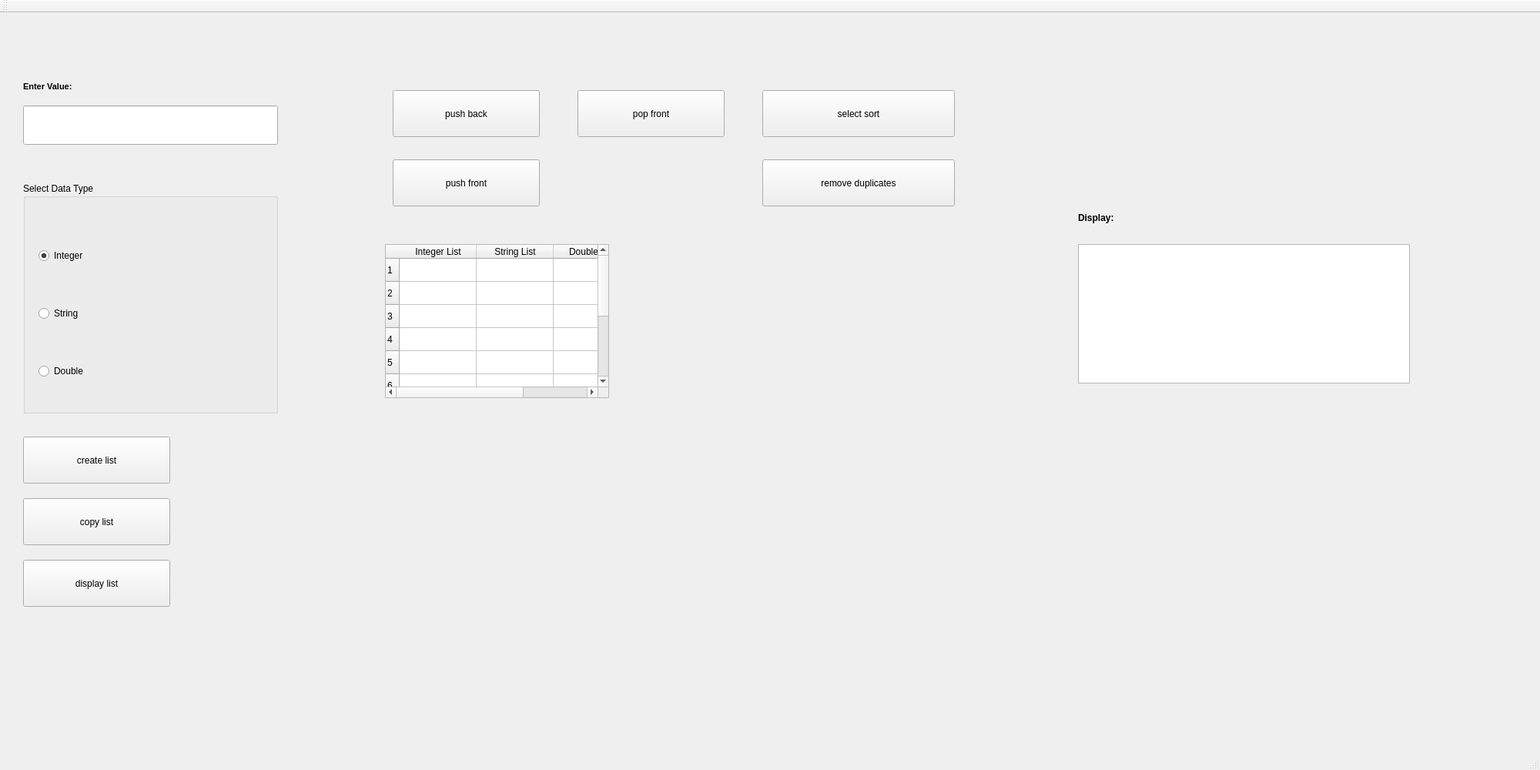
<?xml version="1.0" encoding="UTF-8"?>
<ui version="4.0">
 <class>MainWindow</class>
 <widget class="QMainWindow" name="MainWindow">
  <property name="geometry">
   <rect>
    <x>0</x>
    <y>0</y>
    <width>2000</width>
    <height>1000</height>
   </rect>
  </property>
  <property name="sizePolicy">
   <sizepolicy hsizetype="Fixed" vsizetype="Fixed">
    <horstretch>0</horstretch>
    <verstretch>0</verstretch>
   </sizepolicy>
  </property>
  <property name="windowTitle">
   <string>Final Project</string>
  </property>
  <widget class="QWidget" name="centralWidget">
   <widget class="QPushButton" name="pushBack">
    <property name="geometry">
     <rect>
      <x>510</x>
      <y>100</y>
      <width>191</width>
      <height>61</height>
     </rect>
    </property>
    <property name="sizePolicy">
     <sizepolicy hsizetype="Minimum" vsizetype="Fixed">
      <horstretch>0</horstretch>
      <verstretch>0</verstretch>
     </sizepolicy>
    </property>
    <property name="text">
     <string>push back</string>
    </property>
   </widget>
   <widget class="QLineEdit" name="enterValue">
    <property name="geometry">
     <rect>
      <x>30</x>
      <y>120</y>
      <width>331</width>
      <height>51</height>
     </rect>
    </property>
   </widget>
   <widget class="QTextBrowser" name="displayOutput">
    <property name="geometry">
     <rect>
      <x>1400</x>
      <y>300</y>
      <width>431</width>
      <height>181</height>
     </rect>
    </property>
    <property name="sizePolicy">
     <sizepolicy hsizetype="Fixed" vsizetype="Fixed">
      <horstretch>0</horstretch>
      <verstretch>0</verstretch>
     </sizepolicy>
    </property>
   </widget>
   <widget class="QGroupBox" name="groupBox">
    <property name="geometry">
     <rect>
      <x>30</x>
      <y>220</y>
      <width>331</width>
      <height>300</height>
     </rect>
    </property>
    <property name="sizePolicy">
     <sizepolicy hsizetype="Fixed" vsizetype="Fixed">
      <horstretch>0</horstretch>
      <verstretch>0</verstretch>
     </sizepolicy>
    </property>
    <property name="title">
     <string>Select Data Type</string>
    </property>
    <property name="checkable">
     <bool>false</bool>
    </property>
    <widget class="QRadioButton" name="intButton">
     <property name="geometry">
      <rect>
       <x>20</x>
       <y>75</y>
       <width>161</width>
       <height>40</height>
      </rect>
     </property>
     <property name="sizePolicy">
      <sizepolicy hsizetype="Fixed" vsizetype="Fixed">
       <horstretch>0</horstretch>
       <verstretch>0</verstretch>
      </sizepolicy>
     </property>
     <property name="text">
      <string>Integer</string>
     </property>
     <property name="checked">
      <bool>true</bool>
     </property>
    </widget>
    <widget class="QRadioButton" name="stringButton">
     <property name="geometry">
      <rect>
       <x>20</x>
       <y>150</y>
       <width>161</width>
       <height>40</height>
      </rect>
     </property>
     <property name="sizePolicy">
      <sizepolicy hsizetype="Fixed" vsizetype="Fixed">
       <horstretch>0</horstretch>
       <verstretch>0</verstretch>
      </sizepolicy>
     </property>
     <property name="text">
      <string>String</string>
     </property>
    </widget>
    <widget class="QRadioButton" name="doubleButton">
     <property name="geometry">
      <rect>
       <x>20</x>
       <y>225</y>
       <width>161</width>
       <height>40</height>
      </rect>
     </property>
     <property name="sizePolicy">
      <sizepolicy hsizetype="Fixed" vsizetype="Fixed">
       <horstretch>0</horstretch>
       <verstretch>0</verstretch>
      </sizepolicy>
     </property>
     <property name="text">
      <string>Double</string>
     </property>
    </widget>
   </widget>
   <widget class="QPushButton" name="createList">
    <property name="geometry">
     <rect>
      <x>30</x>
      <y>550</y>
      <width>191</width>
      <height>61</height>
     </rect>
    </property>
    <property name="sizePolicy">
     <sizepolicy hsizetype="Fixed" vsizetype="Fixed">
      <horstretch>0</horstretch>
      <verstretch>0</verstretch>
     </sizepolicy>
    </property>
    <property name="text">
     <string>create list</string>
    </property>
   </widget>
   <widget class="QTableWidget" name="tableWidget">
    <property name="geometry">
     <rect>
      <x>500</x>
      <y>300</y>
      <width>291</width>
      <height>200</height>
     </rect>
    </property>
    <property name="sizePolicy">
     <sizepolicy hsizetype="Fixed" vsizetype="Fixed">
      <horstretch>0</horstretch>
      <verstretch>0</verstretch>
     </sizepolicy>
    </property>
    <property name="editTriggers">
     <set>QAbstractItemView::NoEditTriggers</set>
    </property>
    <property name="selectionMode">
     <enum>QAbstractItemView::SingleSelection</enum>
    </property>
    <property name="rowCount">
     <number>10</number>
    </property>
    <property name="columnCount">
     <number>3</number>
    </property>
    <attribute name="horizontalHeaderVisible">
     <bool>true</bool>
    </attribute>
    <attribute name="horizontalHeaderHighlightSections">
     <bool>false</bool>
    </attribute>
    <attribute name="verticalHeaderHighlightSections">
     <bool>false</bool>
    </attribute>
    <row/>
    <row/>
    <row/>
    <row/>
    <row/>
    <row/>
    <row/>
    <row/>
    <row/>
    <row/>
    <column>
     <property name="text">
      <string>Integer List</string>
     </property>
    </column>
    <column>
     <property name="text">
      <string>String List</string>
     </property>
    </column>
    <column>
     <property name="text">
      <string>Double List</string>
     </property>
    </column>
    <item row="0" column="0">
     <property name="text">
      <string notr="true"/>
     </property>
    </item>
   </widget>
   <widget class="QPushButton" name="display">
    <property name="geometry">
     <rect>
      <x>30</x>
      <y>710</y>
      <width>191</width>
      <height>61</height>
     </rect>
    </property>
    <property name="text">
     <string>display list</string>
    </property>
   </widget>
   <widget class="QPushButton" name="popFront">
    <property name="geometry">
     <rect>
      <x>750</x>
      <y>100</y>
      <width>191</width>
      <height>61</height>
     </rect>
    </property>
    <property name="text">
     <string>pop front</string>
    </property>
   </widget>
   <widget class="QLabel" name="label">
    <property name="geometry">
     <rect>
      <x>30</x>
      <y>80</y>
      <width>191</width>
      <height>31</height>
     </rect>
    </property>
    <property name="font">
     <font>
      <pointsize>8</pointsize>
      <weight>75</weight>
      <bold>true</bold>
     </font>
    </property>
    <property name="text">
     <string>Enter Value:</string>
    </property>
   </widget>
   <widget class="QPushButton" name="pushFront">
    <property name="geometry">
     <rect>
      <x>510</x>
      <y>190</y>
      <width>191</width>
      <height>61</height>
     </rect>
    </property>
    <property name="text">
     <string>push front</string>
    </property>
   </widget>
   <widget class="QPushButton" name="selectSort">
    <property name="geometry">
     <rect>
      <x>990</x>
      <y>100</y>
      <width>250</width>
      <height>61</height>
     </rect>
    </property>
    <property name="text">
     <string>select sort</string>
    </property>
   </widget>
   <widget class="QPushButton" name="removeDuplicates">
    <property name="geometry">
     <rect>
      <x>990</x>
      <y>190</y>
      <width>250</width>
      <height>61</height>
     </rect>
    </property>
    <property name="text">
     <string>remove duplicates</string>
    </property>
   </widget>
   <widget class="QPushButton" name="copyList">
    <property name="geometry">
     <rect>
      <x>30</x>
      <y>630</y>
      <width>191</width>
      <height>61</height>
     </rect>
    </property>
    <property name="text">
     <string>copy list</string>
    </property>
   </widget>
   <widget class="QLabel" name="label_2">
    <property name="geometry">
     <rect>
      <x>1400</x>
      <y>250</y>
      <width>131</width>
      <height>31</height>
     </rect>
    </property>
    <property name="font">
     <font>
      <weight>75</weight>
      <bold>true</bold>
     </font>
    </property>
    <property name="text">
     <string>Display:</string>
    </property>
   </widget>
  </widget>
  <widget class="QMenuBar" name="menuBar">
   <property name="geometry">
    <rect>
     <x>0</x>
     <y>0</y>
     <width>2000</width>
     <height>19</height>
    </rect>
   </property>
  </widget>
  <widget class="QToolBar" name="mainToolBar">
   <attribute name="toolBarArea">
    <enum>TopToolBarArea</enum>
   </attribute>
   <attribute name="toolBarBreak">
    <bool>false</bool>
   </attribute>
  </widget>
  <widget class="QStatusBar" name="statusBar"/>
 </widget>
 <layoutdefault spacing="6" margin="11"/>
 <resources/>
 <connections>
  <connection>
   <sender>pushBack</sender>
   <signal>clicked()</signal>
   <receiver>MainWindow</receiver>
   <slot>push_backHandler()</slot>
   <hints>
    <hint type="sourcelabel">
     <x>308</x>
     <y>620</y>
    </hint>
    <hint type="destinationlabel">
     <x>486</x>
     <y>612</y>
    </hint>
   </hints>
  </connection>
  <connection>
   <sender>display</sender>
   <signal>clicked()</signal>
   <receiver>MainWindow</receiver>
   <slot>displayHandler()</slot>
   <hints>
    <hint type="sourcelabel">
     <x>97</x>
     <y>704</y>
    </hint>
    <hint type="destinationlabel">
     <x>239</x>
     <y>690</y>
    </hint>
   </hints>
  </connection>
  <connection>
   <sender>tableWidget</sender>
   <signal>currentItemChanged(QTableWidgetItem*,QTableWidgetItem*)</signal>
   <receiver>displayOutput</receiver>
   <slot>clear()</slot>
   <hints>
    <hint type="sourcelabel">
     <x>1121</x>
     <y>342</y>
    </hint>
    <hint type="destinationlabel">
     <x>1519</x>
     <y>208</y>
    </hint>
   </hints>
  </connection>
  <connection>
   <sender>popFront</sender>
   <signal>clicked()</signal>
   <receiver>MainWindow</receiver>
   <slot>pop_frontHandler()</slot>
   <hints>
    <hint type="sourcelabel">
     <x>427</x>
     <y>790</y>
    </hint>
    <hint type="destinationlabel">
     <x>241</x>
     <y>768</y>
    </hint>
   </hints>
  </connection>
  <connection>
   <sender>pushFront</sender>
   <signal>clicked()</signal>
   <receiver>MainWindow</receiver>
   <slot>push_frontHandler()</slot>
   <hints>
    <hint type="sourcelabel">
     <x>376</x>
     <y>690</y>
    </hint>
    <hint type="destinationlabel">
     <x>490</x>
     <y>687</y>
    </hint>
   </hints>
  </connection>
  <connection>
   <sender>selectSort</sender>
   <signal>clicked()</signal>
   <receiver>MainWindow</receiver>
   <slot>select_sortHandler()</slot>
   <hints>
    <hint type="sourcelabel">
     <x>623</x>
     <y>609</y>
    </hint>
    <hint type="destinationlabel">
     <x>726</x>
     <y>616</y>
    </hint>
   </hints>
  </connection>
  <connection>
   <sender>removeDuplicates</sender>
   <signal>clicked()</signal>
   <receiver>MainWindow</receiver>
   <slot>remove_duplicatesHandler()</slot>
   <hints>
    <hint type="sourcelabel">
     <x>596</x>
     <y>692</y>
    </hint>
    <hint type="destinationlabel">
     <x>724</x>
     <y>690</y>
    </hint>
   </hints>
  </connection>
  <connection>
   <sender>copyList</sender>
   <signal>clicked()</signal>
   <receiver>MainWindow</receiver>
   <slot>copy_listHandler()</slot>
   <hints>
    <hint type="sourcelabel">
     <x>930</x>
     <y>608</y>
    </hint>
    <hint type="destinationlabel">
     <x>1036</x>
     <y>615</y>
    </hint>
   </hints>
  </connection>
  <connection>
   <sender>createList</sender>
   <signal>clicked()</signal>
   <receiver>MainWindow</receiver>
   <slot>create_listHandler()</slot>
   <hints>
    <hint type="sourcelabel">
     <x>140</x>
     <y>607</y>
    </hint>
    <hint type="destinationlabel">
     <x>239</x>
     <y>608</y>
    </hint>
   </hints>
  </connection>
 </connections>
 <slots>
  <slot>push_backHandler()</slot>
  <slot>displayHandler()</slot>
  <slot>pop_frontHandler()</slot>
  <slot>push_frontHandler()</slot>
  <slot>select_sortHandler()</slot>
  <slot>remove_duplicatesHandler()</slot>
  <slot>copy_listHandler()</slot>
  <slot>create_listHandler()</slot>
 </slots>
</ui>
